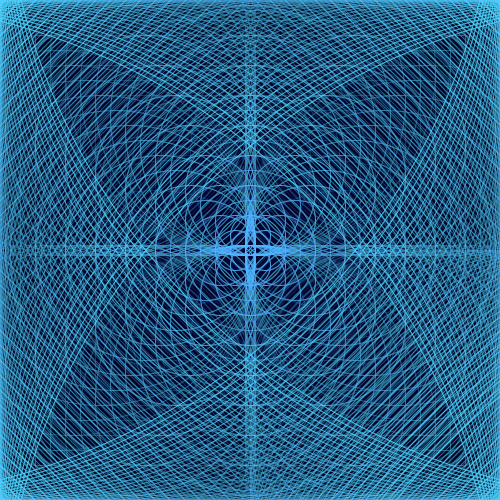
Frame 1 (no input)
Frame 60 (the mouse pressed at the canvas centre just before this capture): identical to frame 1, image omitted
Frame 120 (the mouse held since frame 60 and released just before this capture): identical to frame 1, image omitted

The Processing sketch that drew this single still picture (run headless with seeded random() and noise(); from frame 60 on, the mouse is pressed at the canvas centre):

// Processing sketch: processing_31921
// ── processing_31921.pde

int xPos = 0;
int yPos = 0;

int xPos2 = 490;
int yPos2 = 0;
int xPos3 = 0;
int yPos3 = 490;
int xPos4 = 490;
int yPos4 = 490;
int xPos5 = 245;
int yPos5 = 245;
int yPos6 = 245;
int xPos7 = 245;
int xPos8 = 245;
int yPos8 = 245;
int xCPos = 250;
int yCPos = 250;
int xCPos2 = 250;
int yCPos2 = 250;

int quadXPos1 = 240;
int quadYPos1 = 240;
int quadXPos2 = 260;
int quadYPos2 = 260;
int quadXPos3 = 260;
int quadYPos3 = 260;
int quadXPos4 = 240;
int quadYPos4 = 240;

int quad2XPos1 = 260;
int quad2YPos1 = 260;
int quad2XPos2 = 240;
int quad2YPos2 = 240;
int quad2XPos3 = 240;
int quad2YPos3 = 240;
int quad2XPos4 = 260;
int quad2YPos4 = 260;

int quad3XPos1 = 260; 
int quad3YPos1 = 240; //225
int quad3XPos2 = 260; //275
int quad3YPos2 = 240;
int quad3XPos3 = 240; 
int quad3YPos3 = 260; //275
int quad3XPos4 = 240; //225
int quad3YPos4 = 260;

int quad4XPos1 = 240;
int quad4YPos1 = 260;
int quad4XPos2 = 240;
int quad4YPos2 = 260;
int quad4XPos3 = 260;
int quad4YPos3 = 240;
int quad4XPos4 = 260;
int quad4YPos4 = 240;

int quad5XPos1 = 250;
int quad5YPos1 = 250;
int quad5XPos2 = 250;
int quad5YPos2 = 250;
int quad5XPos3 = 250;
int quad5YPos3 = 250;
int quad5XPos4 = 250;
int quad5YPos4 = 250;

int shapeSize = 10;
int count = 0;
int trans = 255;
int trans2 = 1;

void setup(){
  size(500, 500);
  background(2);
  fill(0,90,212,2);
  smooth();
  fill(0,90,212,2);
  rectMode(CENTER);
  frameRate(10);
}

void draw(){
  
  while (count<45){
    stroke(77,218,255,trans2);
    ellipse (250,250,shapeSize,shapeSize);
    fill(0,90,212,1);
    rect (250,250,shapeSize,shapeSize);
    noFill();
    quad (quadXPos1,quadYPos1,quadXPos2,quadYPos2,quadXPos3,quadYPos3,quadXPos4,quadYPos4);
    quad (quad2XPos1,quad2YPos1,quad2XPos2,quad2YPos2,quad2XPos3,quad2YPos3,quad2XPos4,quad2YPos4);
    quad (quad3XPos1,quad3YPos1,quad3XPos2,quad3YPos2,quad3XPos3,quad3YPos3,quad3XPos4,quad3YPos4);
    quad (quad4XPos1,quad4YPos1,quad4XPos2,quad4YPos2,quad4XPos3,quad4YPos3,quad4XPos4,quad4YPos4);
    quad (quad5XPos1,quad5YPos1,quad5XPos2,quad5YPos2,quad5XPos3,quad5YPos3,quad5XPos4,quad5YPos4);

     quadXPos1 = quadXPos1;
     quadYPos1 = quadYPos1 -15;
     quadXPos2 = quadXPos2 +15;
     quadYPos2 = quadYPos2;
     quadXPos3 = quadXPos3;
     quadYPos3 = quadYPos3 +15;
     quadXPos4 = quadXPos4 -15;
     quadYPos4 = quadYPos4;
     
     quad2XPos1 = quad2XPos1;
     quad2YPos1 = quad2YPos1 -15;
     quad2XPos2 = quad2XPos2 +15;
     quad2YPos2 = quad2YPos2;
     quad2XPos3 = quad2XPos3;
     quad2YPos3 = quad2YPos3 +15;
     quad2XPos4 = quad2XPos4 -15;
     quad2YPos4 = quad2YPos4;
     
     quad3XPos1 = quad3XPos1;
     quad3YPos1 = quad3YPos1 -15;
     quad3XPos2 = quad3XPos2 +15;
     quad3YPos2 = quad3YPos2;
     quad3XPos3 = quad3XPos3;
     quad3YPos3 = quad3YPos3 +15;
     quad3XPos4 = quad3XPos4 -15;
     quad3YPos4 = quad3YPos4;
     
     quad4XPos1 = quad4XPos1;
     quad4YPos1 = quad4YPos1 -15;
     quad4XPos2 = quad4XPos2 +15;
     quad4YPos2 = quad4YPos2;
     quad4XPos3 = quad4XPos3;
     quad4YPos3 = quad4YPos3 +15;
     quad4XPos4 = quad4XPos4 -15;
     quad4YPos4 = quad4YPos4;
     
     quad5XPos1 = quad5XPos1;
     quad5YPos1 = quad5YPos1 -15;
     quad5XPos2 = quad5XPos2 +15;
     quad5YPos2 = quad5YPos2;
     quad5XPos3 = quad5XPos3;
     quad5YPos3 = quad5YPos3 +15;
     quad5XPos4 = quad5XPos4 -15;
     quad5YPos4 = quad5YPos4;
     
     noFill();
     
    ellipseMode(CORNER);
    ellipse (xPos,yPos,shapeSize,shapeSize);
    ellipse (xPos2,yPos2,shapeSize,shapeSize);
    ellipse (xPos3,yPos3,shapeSize,shapeSize);
    ellipse (xPos4,yPos4,shapeSize,shapeSize);
    ellipseMode(CENTER);
    stroke(77,218,255,trans);
    ellipse (250,250,shapeSize,shapeSize);
    ellipse (xCPos,250,shapeSize,shapeSize);
    ellipse (xCPos2,250,shapeSize,shapeSize);
    ellipse (250,yCPos,shapeSize,shapeSize);
    ellipse (250,yCPos2,shapeSize,shapeSize);
    ellipseMode(CORNER);
    ellipse (xPos5,yPos5,shapeSize,shapeSize);
    ellipse (xPos5,yPos6,shapeSize,shapeSize);
    ellipse (xPos7,yPos5,shapeSize,shapeSize);
    ellipse (xPos8,yPos8,shapeSize,shapeSize);
     
    shapeSize = shapeSize+30;
    trans = trans - 15;
    trans2 = trans2 + 5;
    xPos2 = xPos2 - 30;
    yPos3 = yPos3 - 30;
    xPos4 = xPos4 - 30;
    yPos4 = yPos4 - 30;
    yPos6 = yPos6 - 30;
    xPos7 = xPos7 - 30;
    xPos8 = xPos8 - 30;
    yPos8 = yPos8 - 30;
    xCPos = xCPos + 15;
    yCPos = yCPos + 15;
    xCPos2 = xCPos2 - 15;
    yCPos2 = yCPos2 - 15;
     
    count++;
  }
  xPos = xPos + 100;
  shapeSize = 10;

  
  if(xPos>500){
    xPos = xPos + 15;
    yPos = yPos + 70;
    xPos = 0;
    
  }
  if(yPos>500){
    xPos=0;
    yPos=0;
  }

}
